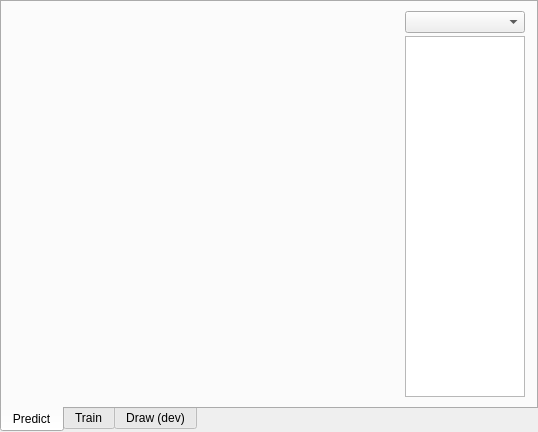
<?xml version="1.0" encoding="UTF-8"?>
<ui version="4.0">
 <class>MainWindow</class>
 <widget class="QMainWindow" name="MainWindow">
  <property name="geometry">
   <rect>
    <x>0</x>
    <y>0</y>
    <width>538</width>
    <height>432</height>
   </rect>
  </property>
  <property name="sizePolicy">
   <sizepolicy hsizetype="Fixed" vsizetype="Fixed">
    <horstretch>0</horstretch>
    <verstretch>0</verstretch>
   </sizepolicy>
  </property>
  <property name="maximumSize">
   <size>
    <width>538</width>
    <height>432</height>
   </size>
  </property>
  <property name="windowTitle">
   <string>MainWindow</string>
  </property>
  <property name="tabShape">
   <enum>QTabWidget::Rounded</enum>
  </property>
  <widget class="QWidget" name="centralwidget">
   <property name="sizePolicy">
    <sizepolicy hsizetype="Fixed" vsizetype="Fixed">
     <horstretch>0</horstretch>
     <verstretch>0</verstretch>
    </sizepolicy>
   </property>
   <layout class="QVBoxLayout" name="verticalLayout">
    <property name="spacing">
     <number>0</number>
    </property>
    <property name="leftMargin">
     <number>0</number>
    </property>
    <property name="topMargin">
     <number>0</number>
    </property>
    <property name="rightMargin">
     <number>0</number>
    </property>
    <property name="bottomMargin">
     <number>0</number>
    </property>
    <item>
     <widget class="QTabWidget" name="mode_selector_tab">
      <property name="minimumSize">
       <size>
        <width>0</width>
        <height>0</height>
       </size>
      </property>
      <property name="layoutDirection">
       <enum>Qt::LeftToRight</enum>
      </property>
      <property name="styleSheet">
       <string notr="true"/>
      </property>
      <property name="tabPosition">
       <enum>QTabWidget::South</enum>
      </property>
      <property name="currentIndex">
       <number>0</number>
      </property>
      <property name="movable">
       <bool>true</bool>
      </property>
      <property name="tabBarAutoHide">
       <bool>true</bool>
      </property>
      <widget class="QWidget" name="predict_tab">
       <attribute name="title">
        <string>Predict</string>
       </attribute>
       <attribute name="toolTip">
        <string>Draw an image and let the AI guess</string>
       </attribute>
       <layout class="QHBoxLayout" name="horizontalLayout_2">
        <item>
         <widget class="QLabel" name="predict_canvas_label">
          <property name="sizePolicy">
           <sizepolicy hsizetype="Fixed" vsizetype="Fixed">
            <horstretch>0</horstretch>
            <verstretch>0</verstretch>
           </sizepolicy>
          </property>
          <property name="minimumSize">
           <size>
            <width>384</width>
            <height>384</height>
           </size>
          </property>
          <property name="text">
           <string/>
          </property>
          <property name="margin">
           <number>0</number>
          </property>
         </widget>
        </item>
        <item>
         <layout class="QHBoxLayout" name="horizontalLayout">
          <item>
           <layout class="QVBoxLayout" name="verticalLayout_2">
            <property name="spacing">
             <number>3</number>
            </property>
            <property name="sizeConstraint">
             <enum>QLayout::SetMinimumSize</enum>
            </property>
            <item>
             <widget class="QComboBox" name="comboBox">
              <property name="sizePolicy">
               <sizepolicy hsizetype="Preferred" vsizetype="Fixed">
                <horstretch>0</horstretch>
                <verstretch>0</verstretch>
               </sizepolicy>
              </property>
              <property name="minimumSize">
               <size>
                <width>120</width>
                <height>0</height>
               </size>
              </property>
              <property name="maximumSize">
               <size>
                <width>120</width>
                <height>16777215</height>
               </size>
              </property>
             </widget>
            </item>
            <item>
             <widget class="QListWidget" name="listWidget">
              <property name="sizePolicy">
               <sizepolicy hsizetype="Expanding" vsizetype="Expanding">
                <horstretch>0</horstretch>
                <verstretch>0</verstretch>
               </sizepolicy>
              </property>
              <property name="maximumSize">
               <size>
                <width>120</width>
                <height>16777215</height>
               </size>
              </property>
             </widget>
            </item>
           </layout>
          </item>
         </layout>
        </item>
       </layout>
      </widget>
      <widget class="QWidget" name="train_tab">
       <attribute name="title">
        <string>Train</string>
       </attribute>
       <attribute name="toolTip">
        <string>Create and train a new or existing model</string>
       </attribute>
      </widget>
      <widget class="QWidget" name="draw_tab">
       <attribute name="title">
        <string>Draw (dev)</string>
       </attribute>
       <attribute name="toolTip">
        <string>Draw a series of images which will be used for testing</string>
       </attribute>
       <layout class="QHBoxLayout" name="horizontalLayout_3">
        <item>
         <widget class="QLabel" name="draw_canvas_label">
          <property name="sizePolicy">
           <sizepolicy hsizetype="Fixed" vsizetype="Fixed">
            <horstretch>0</horstretch>
            <verstretch>0</verstretch>
           </sizepolicy>
          </property>
          <property name="minimumSize">
           <size>
            <width>384</width>
            <height>384</height>
           </size>
          </property>
          <property name="toolTip">
           <string>Left click to draw. Right click to clear. Enter to submit.</string>
          </property>
          <property name="statusTip">
           <string/>
          </property>
          <property name="frameShape">
           <enum>QFrame::NoFrame</enum>
          </property>
          <property name="frameShadow">
           <enum>QFrame::Plain</enum>
          </property>
          <property name="text">
           <string/>
          </property>
          <property name="scaledContents">
           <bool>false</bool>
          </property>
         </widget>
        </item>
        <item>
         <widget class="QProgressBar" name="progressBar">
          <property name="value">
           <number>24</number>
          </property>
          <property name="orientation">
           <enum>Qt::Vertical</enum>
          </property>
         </widget>
        </item>
       </layout>
      </widget>
     </widget>
    </item>
   </layout>
  </widget>
 </widget>
 <resources/>
 <connections/>
</ui>
